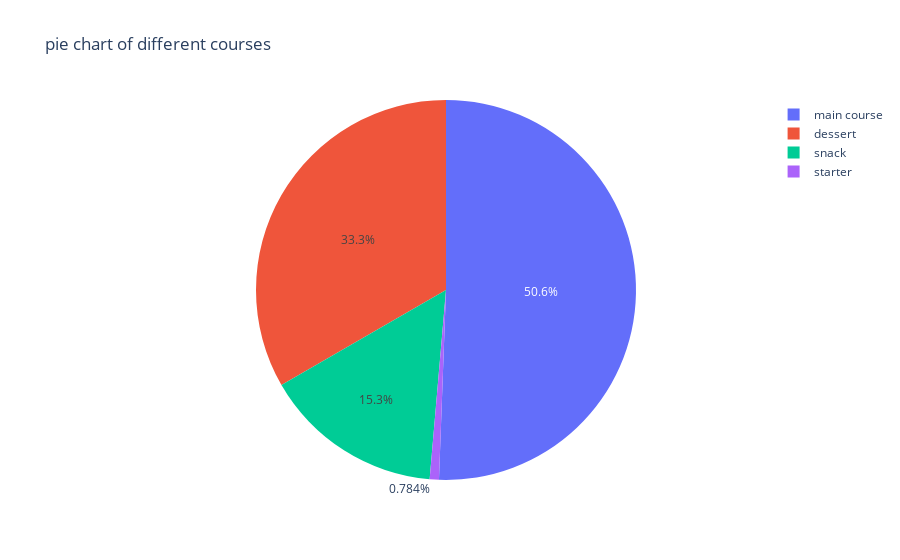

Notebook source saved alongside this figure:
### Markdown cell above
Courses

### Code cell
carrier_count = df['course'].value_counts()
f, ax = plt.subplots(figsize=(5,6))
sns.barplot(carrier_count.index, carrier_count.values)
plt.title('Distribution of Courses')
plt.ylabel('Number of Occurrences', fontsize=12)
plt.xlabel('Course', fontsize=12)
plt.show()
pie_df = df.course.value_counts().reset_index()
pie_df.columns = ['course', 'count']
fig = px.pie(pie_df, values='count', names='course', title='pie chart of different courses')
fig.show()

### Figure 1 — Plotly figure (JSON) as saved in the notebook; plotly's stock layout.template omitted (floating-point values rounded to 4 significant figures)
{"data": [{"domain": {"x": [0, 1], "y": [0, 1]}, "hovertemplate": "course=%{label}<br>count=%{value}<extra></extra>", "labels": ["main course", "dessert", "snack", "starter"], "legendgroup": "", "name": "", "showlegend": true, "type": "pie", "values": [129, 85, 39, 2]}], "layout": {"legend": {"tracegroupgap": 0}, "title": {"text": "pie chart of different courses"}}}
